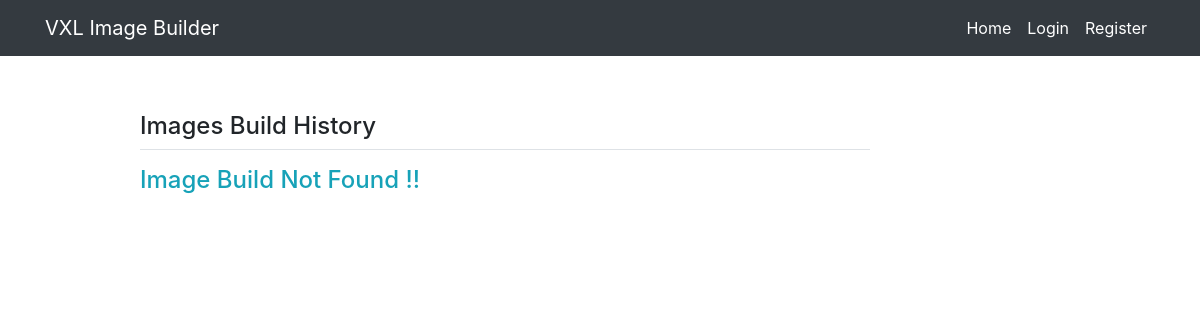
Before: / with the older database file.
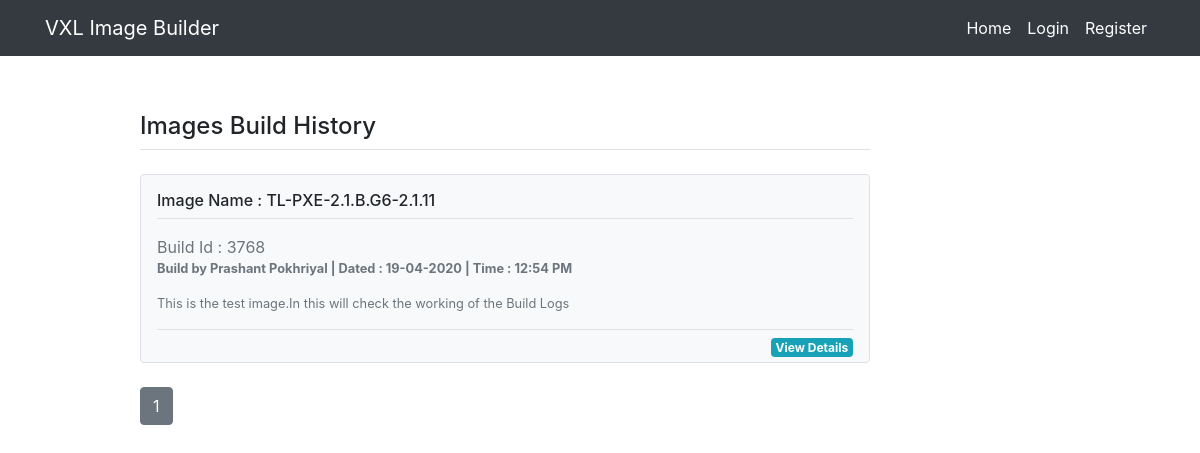
After: the same page with the newer database file.
### imagebuilder/models.py (models this page shows, shortened)
class New_Image_Build(db.Model):
	id = db.Column(db.Integer,primary_key=True)
	imggenid = db.Column(db.Integer,unique=True,nullable=False)
	new_img_name = db.Column(db.String(100),nullable=False)
	date_posted = db.Column(db.DateTime(),nullable=False,default=datetime.now)
	description = db.Column(db.Text,nullable=False)
	final_img_url = db.Column(db.String(100),nullable=False)
	user_id = db.Column(db.Integer, db.ForeignKey('user.id'))

class User(db.Model,UserMixin):
	id = db.Column(db.Integer,primary_key=True)
	username = db.Column(db.String(20),unique=True,nullable=False)
	email = db.Column(db.String(120),unique=True,nullable=False)
	password = db.Column(db.String(60),nullable=False)
	password_decrypted = db.Column(db.String(60),nullable=False)
	reg_tc = db.relationship('Registered_TC',backref='register_tc_host',lazy=True,cascade='all,delete-orphan')
	new_img_build = db.relationship('New_Image_Build',backref='newimage_author',lazy=True,cascade='all,delete-orphan')

### imagebuilder/routes.py (the view)
@app.route('/',methods=['GET','POST'])
def home():
    img_build_count = len(db.session.query(New_Image_Build).all())
    page = request.args.get('page',1,type=int)
    img = New_Image_Build.query.order_by(New_Image_Build.date_posted.desc()).paginate(page=page,per_page=4)
    return render_template('home.html',title='Home',img_build_count=img_build_count,img=img)

### imagebuilder/templates/home.html
{% extends 'layout.html' %}
{% block content %}
	<h4 class="pt2">Images Build History</h4>
	<div class="border-top pt-2 mb-2"></div>
	{% if img_build_count == 0 %}
		<p class="h4 text-info">Image Build Not Found !!</p>
	{% else %}
		{% for i in img.items %}
			<div class="my-3 p-3 bg-light border rounded">
    			<h6 class="border-bottom border-gray pb-2 mb-0">Image Name : {{i.new_img_name}}</h6>
    			<div class="media text-muted pt-3">
      					<rect width="100%" height="100%" fill="#007bff"/>
      					<text fill="#007bff">Build Id : {{i.imggenid}}</text>
      				<p class="media-body pb-3 mb-0 small lh-125 ">
        				<strong class="" lass="d-block text-gray-dark">Build by {{i.newimage_author.username}} | Dated : {{ i.date_posted.strftime('%d-%m-%Y')}} | Time : {{i.date_posted.strftime('%H:%M %p')}}</strong>
      				</p>
      				<p class="media-body pb-3 mb-0 small lh-125">{{i.description | safe}}</p>
    			</div>
    			<div class="border-top pt-2 mb-2">
    			<a class="badge badge-info pt-1 mb-4 float-right" href="{{url_for('img_details',img_id=i.id) }}" role="button">View Details</a></div>
			</div>
		{% endfor %}
		<div class="rounded-0 col-lg-13 mx-auto">
    		{% for page_num in img.iter_pages(left_edge=1,right_edge=1,left_current=1,right_current=2) %}
      			{% if page_num %}
        			{% if img.page == page_num %}
          				<a class="btn btn-secondary mb-4 mt-2" href="{{ url_for('home',page=page_num)}}">{{ page_num }}</a>
        			{% else %}
          				<a class="btn btn-outline-info mb-4 mt-2" href="{{ url_for('home',page=page_num)}}">{{ page_num }}</a>
        			{% endif %}
      			{% else %}
        			...
      			{% endif %}
    		{% endfor %}
   		</div>
	{% endif %}
{% endblock content %}

### imagebuilder/templates/layout.html (shortened to what this page needs)
<!doctype html>
<html lang="en">
  <head>
    <link rel="stylesheet" href="https://stackpath.bootstrapcdn.com/bootstrap/4.4.1/css/bootstrap.min.css">
    <link rel="stylesheet" href="https://use.fontawesome.com/releases/v5.6.3/css/all.css">
    <link rel="stylesheet" href="https://cdnjs.cloudflare.com/ajax/libs/font-awesome/4.7.0/css/font-awesome.min.css">
    <link rel="stylesheet" type="text/css" href="{{url_for('static',filename='css/custom.css')}}">
  </head>
  <body>
  	<nav class="navbar navbar-expand-lg navbar-dark bg-dark fixed-top">
  		<div class="container">
  			<a class="navbar-brand" href="#">VXL Image Builder</a>
          <div class="collapse navbar-collapse">
          	<ul class="navbar-nav ml-auto">
          		{% if current_user.is_authenticated %}
          			<li class="nav-item active">
                		<a class="nav-link" href="{{url_for('home')}}">Home</a>
            		</li>
            		<li class="nav-item active">
                		<a class="nav-link" href="{{url_for('register_tc')}}">Register TC</a>
            		</li>
                <li class="nav-item active">
                    <a class="nav-link" href="{{url_for('build_image')}}">Build New Image</a>
                </li>
            		<li class="nav-item active">
                		<a class="nav-link" href="{{url_for('logout')}}">Logout</a>
            		</li>
          		{% else %}
          			<li class="nav-item active">
                		<a class="nav-link" href="{{url_for('home')}}">Home</a>
            		</li>
            		<li class="nav-item active">
                		<a class="nav-link" href="{{url_for('login')}}">Login</a>
            		</li>
            		<li class="nav-item active">
                		<a class="nav-link" href="{{url_for('register')}}">Register</a>
            		</li>
          		{% endif %}
            </ul>
          </div>
  		</div>
  	</nav>
  	<div class="container pt-3">
      <div class="row  pt-5">
      </div>
    </div>
  	<div class="container pt-5">
      <div class="row">
        <div class="col-md-1"></div>
        <div class="col-md-8">
          {% block content %}
          {% endblock content %}
        </div>
      </div>
    </div>
  </body>
</html>

Changed rows visible on the page:
added New_Image_Build: new_img_name "TL-PXE-2.1.B.G6-2.1.11", imggenid "3768", newimage_author.username "Prashant Pokhriyal", date_posted "19-04-2020", date_posted "12:54 PM", description "This is the test image.In this will check the working of the Build Logs"
Other visible differences:
new list line: "1"
text no longer shown: "Image Build Not Found !!"
